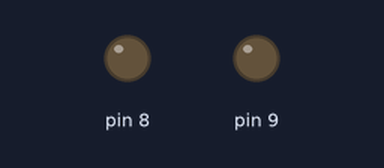
Recording of a sketch running on a simulated Arduino Uno, built with avr-gcc and run on an emulated ATmega328P. On the bench: output pins drawn as LEDs (lit = HIGH).

Above: at 0.5 s.
At 5.2 s:
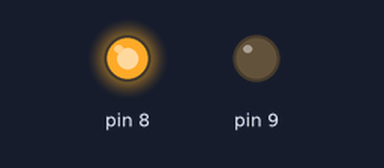
At 12.94 s:
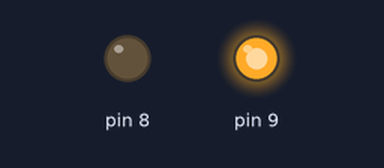
Timing chart, 0 to 13.4 s (numbered marks = the images above):
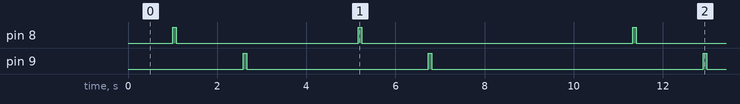

Measured:
- by itself, pin 8, pin 9: repeats every 10.3 s: LOW 4.1 s, HIGH 0.08 s, LOW 6.1 s, HIGH 0.08 s
- by itself, everything shown: repeats every 10.3 s, in 8 steps

The sketch:

finally.ino
```cpp
//
//#define up 16753245
//#define dwn 16749165
//#define right 16756815
//#define left 16736925
//#define rep 4294967295

int incomingByte;


void setup()
{
  Serial.begin(9600);
 pinMode(8,OUTPUT);pinMode(9,OUTPUT);
}


void loop()
{
if (Serial.available() > 0) {
  incomingByte = Serial.read();

   if (incomingByte == 's') {
     bcws(500);
     stps();
    }
   if (incomingByte == 'z') {
     fwds(500);
     stps();
    }
   if (incomingByte == 'q') {
     bcw(80);
     stp();
    }
   if (incomingByte == 'd') {
     fwd(80);
     stp();
    }
  }

fwds(500);
stpsd(500);
bcw(80);
stpd(500);
bcws(500);
stpsd(500);
fwd(80);
stpd(500);
delay(2000);
bcw(80);
stpd(500);
fwds(500);
stpsd(500);
fwd(80);
stpd(500);
bcws(500);
stpsd(500);
delay(2000);
}


void bcw(int x)
{
digitalWrite(8,1);
digitalWrite(9,0);
delay(x);
}


void fwd(int x)
{
digitalWrite(8,0);
digitalWrite(9,1);
delay(x);
}

void stp()
{
digitalWrite(8,0);
digitalWrite(9,0);

}
void stpd (int x)
{
digitalWrite(8,0);
digitalWrite(9,0);

delay(x);
}
void bcws(int x)
{
digitalWrite(10,0);
digitalWrite(11,1);
delay(x);
}


void fwds(int x)
{
digitalWrite(10,1);
digitalWrite(11,0);
delay(x);
}

void stps()
{
digitalWrite(10,0);
digitalWrite(11,0);

}
void stpsd(int x)
{
digitalWrite(10,0);
digitalWrite(11,0);
 delay(x);
}
```
